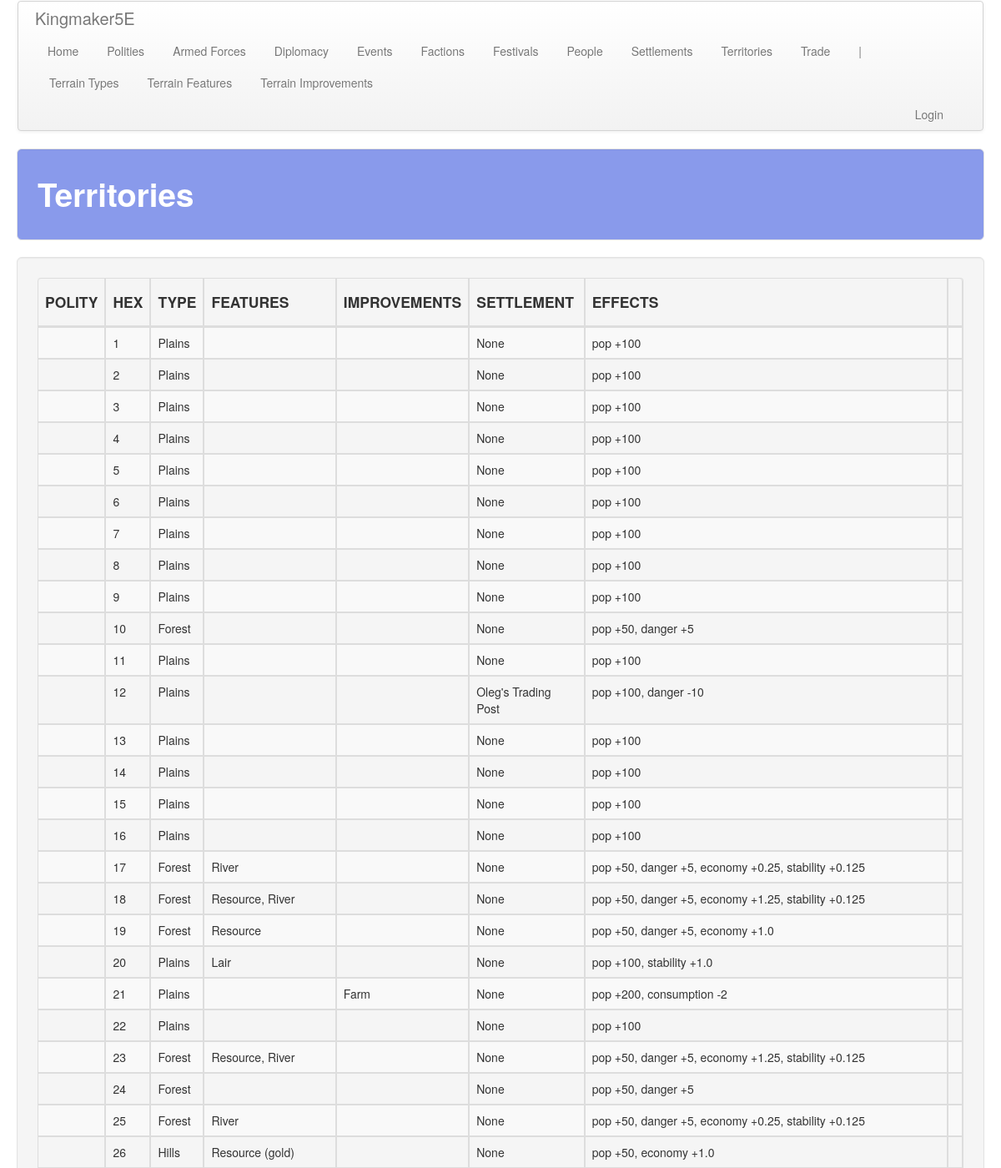
Page /territory/ (upper part) on the committed database.
### territory/models.py (models this page shows, shortened)
class Territory(models.Model):
    polity = models.ForeignKey(
        'polity.Polity', on_delete=models.CASCADE, default=1,
        related_name='territory', related_query_name='territory',
        null=True, blank=True,
    )
    map = models.ForeignKey(
        Map, on_delete=models.CASCADE, default=1,
        related_name='territory', related_query_name='territory'
    )
    hex = models.IntegerField()
    type = models.ForeignKey(
        Type, on_delete=models.CASCADE, default=1,
        related_name='territory', related_query_name='territory'
    )
    features = models.ManyToManyField(
        Feature, related_name='territory', related_query_name='territory',
        blank=True,
    )
    improvements = models.ManyToManyField(
        Improvement, related_name='territory', related_query_name='territory',
        blank=True,
    )
    notes = models.TextField(blank=True, null=True)
    img = models.TextField(blank=True, null=True)

class Type(models.Model):
    name = models.CharField(max_length=default_max_length)
    pop_bonus = models.IntegerField(default=0)
    dan_bonus = models.IntegerField(default=0)
    exp_time = models.IntegerField(default=1)
    prep_time = models.IntegerField(default=1)
    prep_cost = models.IntegerField(default=1)
    farm_cost = models.IntegerField(default=1)
    road_cost = models.IntegerField(default=1)
    def __str__(self):
        return self.name

class Feature(models.Model):
    name = models.CharField(max_length=default_max_length)
    desc = models.TextField(default="", blank=True, null=True)
    pop_bonus = models.IntegerField(default=0)
    dan_bonus = models.IntegerField(default=0)
    eco_bonus = models.FloatField(default=0)
    loy_bonus = models.FloatField(default=0)
    sta_bonus = models.FloatField(default=0)
    def_bonus = models.IntegerField(default=0)
    con_bonus = models.IntegerField(default=0)
    inc_bonus = models.IntegerField(default=0)
    unr_bonus = models.IntegerField(default=0)
    def __str__(self):
        return self.name

class Improvement(models.Model):
    name = models.CharField(max_length=default_max_length)
    pop_bonus = models.IntegerField(default=0)
    dan_bonus = models.IntegerField(default=0)
    eco_bonus = models.FloatField(default=0)
    loy_bonus = models.FloatField(default=0)
    sta_bonus = models.FloatField(default=0)
    fam_bonus = models.IntegerField(default=0)
    inf_bonus = models.IntegerField(default=0)
    def_bonus = models.IntegerField(default=0)
    con_bonus = models.IntegerField(default=0)
    inc_bonus = models.IntegerField(default=0)
    unr_bonus = models.IntegerField(default=0)
    cost_per_month = models.IntegerField(default=0)
    construction_time = models.IntegerField(default=0)
    exclusive = models.BooleanField()
    desc = models.TextField(default="")
    def __str__(self):
        return self.name

### settlements/models.py (models this page shows, shortened)
class Settlement(models.Model):
    territory = models.ForeignKey(
        'territory.Territory', on_delete=models.CASCADE,
        related_name='settlement', related_query_name='settlement'
    )
    name = models.CharField(max_length=default_max_length)
    districts = models.IntegerField(default=1)
    capital = models.BooleanField(default=False)

### territory/views.py (the view)
# urls.py: path('', views.territories, name='territories'),
def territories(request):
    obj_plural = a_plural.replace(' ', '_')
    items = a_obj.objects.order_by('polity', 'hex', 'type')
    items = get_territory_effects(items)['territories']
    return render(
        request, '%s/%s.html' % (app_name, obj_plural),
        {'title': obj_plural.capitalize(), obj_plural: items}
    )

### common/settlements.py (called while the page is built, shortened)
def apply_deity_bonuses(building):
    if building.deity.name == "Great Church":
        if building.type.name.lower() == 'cathedral':
            building.loyalty += 4
            building.stability += 4
            building.unrest -= 4
            building.law += 2
        elif building.type.name.lower() == 'temple':
            building.loyalty += 2
            building.stability += 2
            building.unrest -= 2
        elif building.type.name.lower() == 'shrine':
            building.loyalty += 1
            building.unrest -= 1
    return {}

### common/utils.py (called while the page is built)
def get_signed_number(number):
    if number >= 0:
        s = '+%s' % number
    else:
        s = '-%s' % abs(number)
    return {'s': s}

### territory/templates/territory/territories.html (shortened to what this page needs)
<!DOCTYPE html>
{% extends 'territory/base.html' %}
{% load staticfiles %}
{% block table_header %}
    <th class="th_ccell"><h4>POLITY</h4></th>
    <th class="th_ccell"><h4>HEX</h4></th>
    <th class="th_ccell"><h4>TYPE</h4></th>
    <th class="th_ccell"><h4>FEATURES</h4></th>
    <th class="th_ccell"><h4>IMPROVEMENTS</h4></th>
    <th class="th_ccell"><h4>SETTLEMENT</h4></th>
    <th class="th_ccell"><h4>EFFECTS</h4></th>
    <th class="th_ccell"><h4></h4></th>
{% endblock %}
{% block table_body %}
    {% for territory in territories %}
        <tr>
            <td class="tb_lcell">{{ territory.polity.name }}</td>
            <td class="tb_ccell">{{ territory.hex }}</td>
            <td class="tb_ccell">{{ territory.type }}</td>
            <td class="tb_ccell">{{ territory.features.all|join:", " }}</td>
            <td class="tb_ccell">{{ territory.improvements.all|join:", " }}</td>
            <td class="tb_ccell">
                {% if territory.the_settlement %}
                    <div class="clickable-object" style="cursor: pointer;" data-href="{% url 'settlements:buildings' settlement_id=territory.the_settlement.pk %}">
                    {% if territory.the_settlement.capital %}
                        <img src="{% static 'img/glyphicons-halflings-211-king.png' %}" alt="My image"/>
                        <b>{{ territory.the_settlement.name }}</b>
                    {% else %}
                        {{ territory.the_settlement.name }}
                    {% endif %}
                    </div>
                {% else %}
                    None
                {% endif %}
            </td>
            <td class="tb_ccell">{{ territory.effects_summary }}</td>
            <td class="tb_ccell">
            </td>
        </tr>
    {% endfor %}
{% endblock %}

### static/css/custom.css (style rules this page uses)
.th_ccell { text-align: center; padding: 20px 20px 20px 20px; }
.tb_ccell { text-align: center; padding: 20px 20px 20px 20px; }
.tb_lcell { text-align: left; padding: 20px 20px 20px 20px; }

### static/css/hexagons.css (style rules this page uses)
* { margin: 0; padding: 0; }

### rows in the picture
Territory: hex "1", type "Plains", shows "None", effects_summary "pop +100"
Territory: hex "2", type "Plains", shows "None", effects_summary "pop +100"
Territory: hex "3", type "Plains", shows "None", effects_summary "pop +100"
Territory: hex "4", type "Plains", shows "None", effects_summary "pop +100"
Territory: hex "5", type "Plains", shows "None", effects_summary "pop +100"
Territory: hex "6", type "Plains", shows "None", effects_summary "pop +100"
Territory: hex "7", type "Plains", shows "None", effects_summary "pop +100"
Territory: hex "8", type "Plains", shows "None", effects_summary "pop +100"
Territory: hex "9", type "Plains", shows "None", effects_summary "pop +100"
Territory: hex "10", type "Forest", shows "None", effects_summary "pop +50, danger +5"
Territory: hex "11", type "Plains", shows "None", effects_summary "pop +100"
Territory: hex "12", type "Plains", the_settlement.name "Oleg's Trading Post", effects_summary "pop +100, danger -10"
Territory: hex "13", type "Plains", shows "None", effects_summary "pop +100"
Territory: hex "14", type "Plains", shows "None", effects_summary "pop +100"
Territory: hex "15", type "Plains", shows "None", effects_summary "pop +100"
Territory: hex "16", type "Plains", shows "None", effects_summary "pop +100"
Territory: hex "17", type "Forest", features.all "River", shows "None", effects_summary "pop +50, danger +5, economy +0.25, stability +0.125"
Territory: hex "18", type "Forest", features.all "Resource, River", shows "None", effects_summary "pop +50, danger +5, economy +1.25, stability +0.125"
Territory: hex "19", type "Forest", features.all "Resource", shows "None", effects_summary "pop +50, danger +5, economy +1.0"
Territory: hex "20", type "Plains", features.all "Lair", shows "None", effects_summary "pop +100, stability +1.0"
Territory: hex "21", type "Plains", improvements.all "Farm", shows "None", effects_summary "pop +200, consumption -2"
Territory: hex "22", type "Plains", shows "None", effects_summary "pop +100"
Territory: hex "23", type "Forest", features.all "Resource, River", shows "None", effects_summary "pop +50, danger +5, economy +1.25, stability +0.125"
Territory: hex "24", type "Forest", shows "None", effects_summary "pop +50, danger +5"
Territory: hex "25", type "Forest", features.all "River", shows "None", effects_summary "pop +50, danger +5, economy +0.25, stability +0.125"
Territory: hex "26", type "Hills", features.all "Resource (gold)", shows "None", effects_summary "pop +50, economy +1.0"

### other values in the picture
{{ title }} "Territories"
